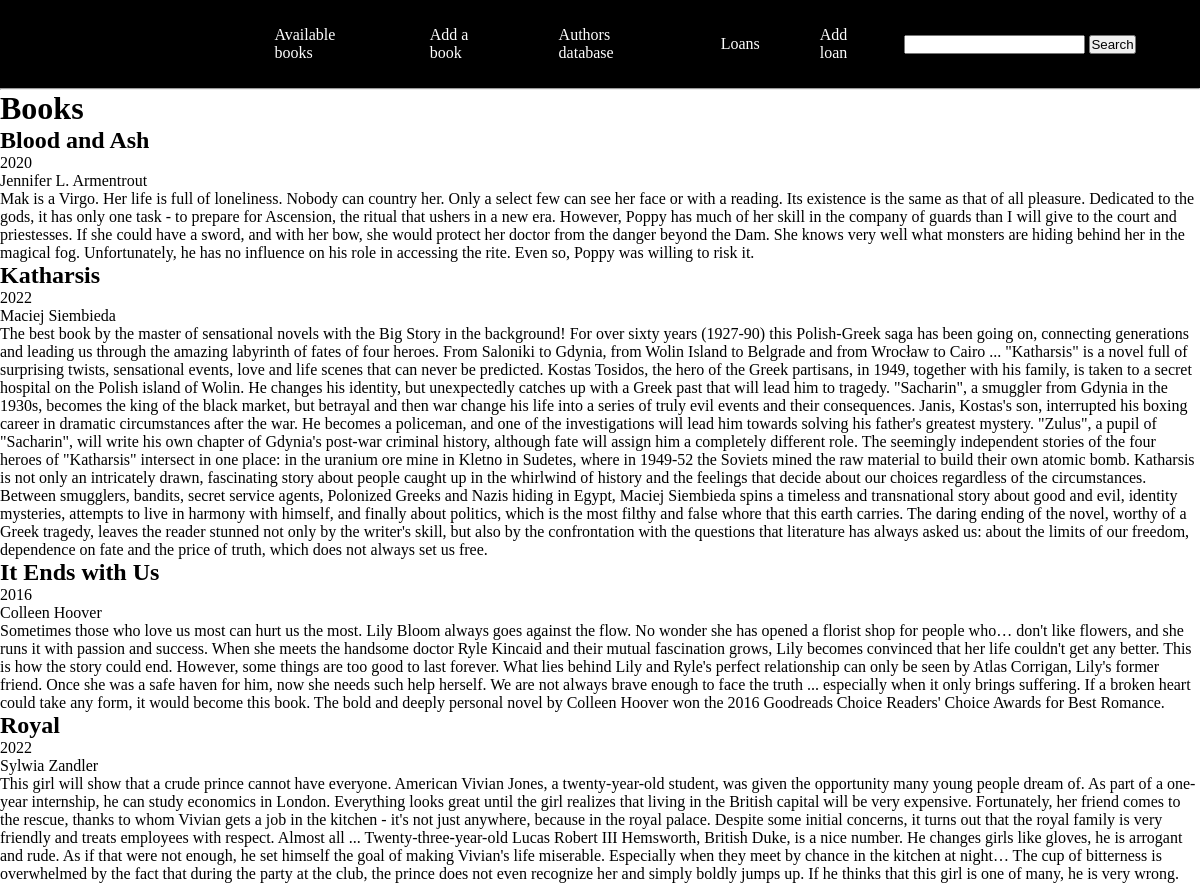
Before: / with the older database file.
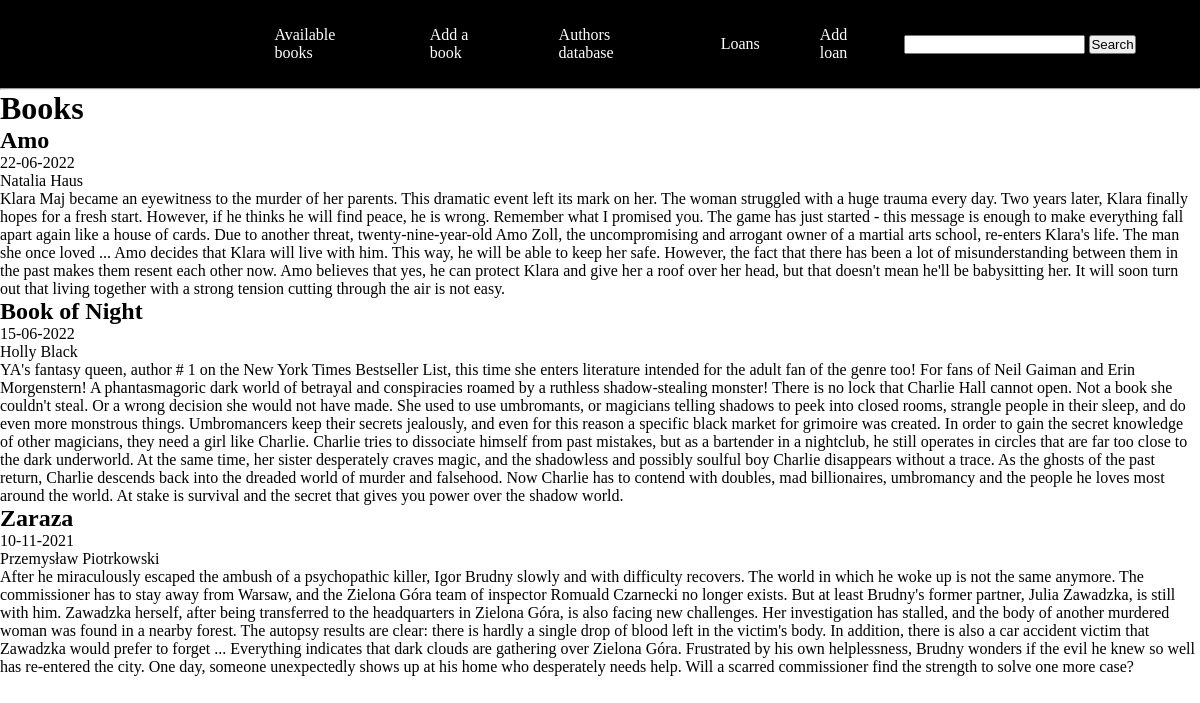
After: the same page with the newer database file.
### tables this page shows
CREATE TABLE Book_available (
    id INTEGER ,
    title varchar(40), 
    book_type STRING, 
    prod_year STRING, 
    author STRING,
    status TEXT DEFAULT 'available',
    descrip STRING
);

### library.py (the view)
@app.route('/')
def home():
    connection = get_db_connection()
    books = connection.execute('SELECT * FROM Book_available').fetchall()
    connection.close()
    return render_template('books.html', books=books)

### library.py (called while the page is built)
def get_db_connection():
    connection = sqlite3.connect('library.db')
    connection.row_factory = sqlite3.Row
    return connection

### templates/books.html (shortened to what this page needs)
{% extends 'index.html' %}
{% block content %}
    <h1>{% block title %} Books {% endblock %}</h1>
    {% for books in books %}
        <div class='book'>
            <h2>{{ books['title'] }}</h2>
            <p>{{ books['prod_year'] }}</p>
            <p>{{ books['author'] }}</p>
            <p>{{ books['descrip'] }}</p>
        </div>
    {% endfor %}
{% endblock %}

### templates/index.html (shortened to what this page needs)
<!DOCTYPE html>
<html lang="en">
<head>
</head>
<body>
    <nav class="navbar background">
        <ul class="nav-list">
            <li><a href="{{ url_for('home') }}">Available books</a></li>
            <li><a href="{{ url_for('add_book') }}">Add a book</a></li>
            <li><a href="{{ url_for('authors_database') }}">Authors database</a></li>
            <li><a href="{{ url_for('loans') }}">Loans</a></li>
            <li><a href="{{ url_for('add_loan') }}">Add loan</a></li>
        </ul>
        <div class="rightNav">
            <input type="text" name="search" id="search">
            <button class="btn btn-sm">Search</button>
        </div>
    </nav>
    <hr>
    <div class="content">
        {% block content %} {% endblock %}
    </div>
</body>
</html>

### templates/index.html (style rules this page uses)
* { margin: 0; padding: 0; }
.navbar { display: flex; align-items: center; justify-content: center; position: sticky; top: 0; cursor: pointer; }
.background { background: black; background-blend-mode: darken; background-size: cover; }
.nav-list { width: 70%; display: flex; align-items: center; }
.nav-list li { list-style: none; padding: 26px 30px; }
.nav-list li a { text-decoration: none; color: white; }

Changed rows visible on the page:
removed Book_available: title "Blood and Ash", prod_year "2020", author "Jennifer L. Armentrout", descrip "Mak is a Virgo. Her life is full of loneliness. Nobody can country her. Only a select few can see her face or with a reading. Its existence is the same as that of all pleasure. Dedicated to the gods, it has only one task - to prepare for Ascension, the ritual that ushers in a new era. However, Poppy has much of her skill in the company of guards than I will give to the court and priestesses. If she could have a sword, and with her bow, she would protect her doctor from the danger beyond the Dam. She knows very well what monsters are hiding behind her in the magical fog. Unfortunately, he has no influence on his role in accessing the rite. Even so, Poppy was willing to risk it."
removed Book_available: title "Katharsis", prod_year "2022", author "Maciej Siembieda", descrip "The best book by the master of sensational novels with the Big Story in the background! For over sixty years (1927-90) this Polish-Greek saga has been going on, connecting generations and leading us through the amazing labyrinth of fates of four heroes. From Saloniki to Gdynia, from Wolin Island to Belgrade and from Wrocław to Cairo ... \"Katharsis\" is a novel full of surprising twists, sensational events, love and life scenes that can never be predicted. Kostas Tosidos, the hero of the Greek partisans, in 1949, together with his family, is taken to a secret hospital on the Polish island of Wolin. He changes his identity, but unexpectedly catches up with a Greek past that will lead him to…"
removed Book_available: title "It Ends with Us", prod_year "2016", author "Colleen Hoover", descrip "Sometimes those who love us most can hurt us the most. Lily Bloom always goes against the flow. No wonder she has opened a florist shop for people who… don't like flowers, and she runs it with passion and success. When she meets the handsome doctor Ryle Kincaid and their mutual fascination grows, Lily becomes convinced that her life couldn't get any better. This is how the story could end. However, some things are too good to last forever. What lies behind Lily and Ryle's perfect relationship can only be seen by Atlas Corrigan, Lily's former friend. Once she was a safe haven for him, now she needs such help herself. We are not always brave enough to face the truth ... especially when it…"
removed Book_available: title "Royal", prod_year "2022", author "Sylwia Zandler", descrip "This girl will show that a crude prince cannot have everyone. American Vivian Jones, a twenty-year-old student, was given the opportunity many young people dream of. As part of a one-year internship, he can study economics in London. Everything looks great until the girl realizes that living in the British capital will be very expensive. Fortunately, her friend comes to the rescue, thanks to whom Vivian gets a job in the kitchen - it's not just anywhere, because in the royal palace. Despite some initial concerns, it turns out that the royal family is very friendly and treats employees with respect. Almost all ... Twenty-three-year-old Lucas Robert III Hemsworth, British Duke, is a nice…"
added Book_available: title "Amo", prod_year "22-06-2022", author "Natalia Haus", descrip "Klara Maj became an eyewitness to the murder of her parents. This dramatic event left its mark on her. The woman struggled with a huge trauma every day. Two years later, Klara finally hopes for a fresh start. However, if he thinks he will find peace, he is wrong. Remember what I promised you. The game has just started - this message is enough to make everything fall apart again like a house of cards. Due to another threat, twenty-nine-year-old Amo Zoll, the uncompromising and arrogant owner of a martial arts school, re-enters Klara's life. The man she once loved ... Amo decides that Klara will live with him. This way, he will be able to keep her safe. However, the fact that there has been a…"
added Book_available: title "Book of Night", prod_year "15-06-2022", author "Holly Black", descrip "YA's fantasy queen, author # 1 on the New York Times Bestseller List, this time she enters literature intended for the adult fan of the genre too! For fans of Neil Gaiman and Erin Morgenstern! A phantasmagoric dark world of betrayal and conspiracies roamed by a ruthless shadow-stealing monster! There is no lock that Charlie Hall cannot open. Not a book she couldn't steal. Or a wrong decision she would not have made. She used to use umbromants, or magicians telling shadows to peek into closed rooms, strangle people in their sleep, and do even more monstrous things. Umbromancers keep their secrets jealously, and even for this reason a specific black market for grimoire was created. In order…"
added Book_available: title "Zaraza", prod_year "10-11-2021", author "Przemysław Piotrkowski", descrip "After he miraculously escaped the ambush of a psychopathic killer, Igor Brudny slowly and with difficulty recovers. The world in which he woke up is not the same anymore. The commissioner has to stay away from Warsaw, and the Zielona Góra team of inspector Romuald Czarnecki no longer exists. But at least Brudny's former partner, Julia Zawadzka, is still with him. Zawadzka herself, after being transferred to the headquarters in Zielona Góra, is also facing new challenges. Her investigation has stalled, and the body of another murdered woman was found in a nearby forest. The autopsy results are clear: there is hardly a single drop of blood left in the victim's body. In addition, there is also…"
